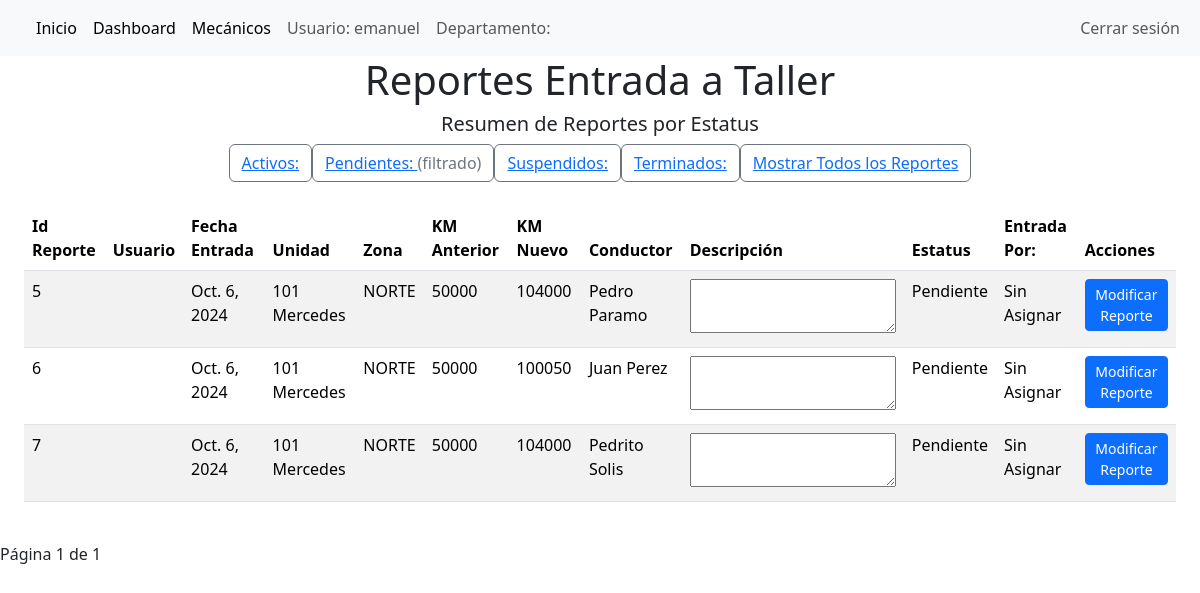
/home_taller/?estatus=Pendiente (signed in), run on an earlier commit of the app's database.
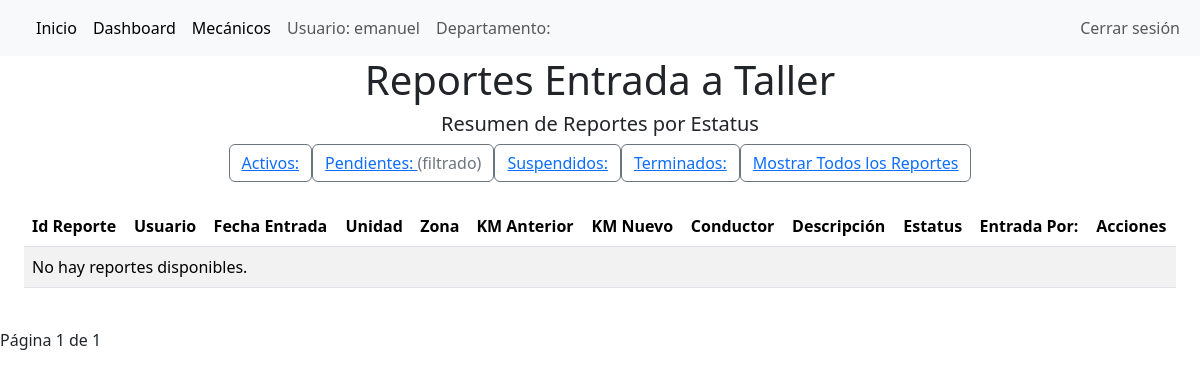
And on a later commit of the database.
### reporte_operaciones/models.py (models this page shows, shortened)
class UsuarioAutocar(AbstractUser):
    departamento = models.CharField(
        max_length=20,
        choices=Departamento.choices()
    )
    especialidad = models.CharField(
        max_length=20,
        choices=Especialidad.choices(),
        blank=True,
        null=True
    )

class ReporteReparacion(models.Model):
    id_reparacion = models.AutoField(primary_key=True)
    id_entrada = models.ForeignKey('ReporteEntrada',on_delete=models.CASCADE)
    id_reporte_mecanico = models.ManyToManyField('ReporteMecanico', blank=True)
    estacion = models.ForeignKey('Estacion',on_delete=models.PROTECT,default=None,null=True)
    tipo_entrada = models.CharField(
        max_length=20,
        choices=TipoIngreso.choices(),
        default='Sin Asignar'
    )
    estatus = models.CharField(
        max_length=20,
        choices=EstatusReporte.choices(),
        default = 'Pendiente',
    )

class ReporteEntrada(models.Model):
    id_reporte = models.AutoField(primary_key=True)
    conductor = models.ForeignKey('Conductor', on_delete=models.DO_NOTHING)
    reporte_usuario = models.ForeignKey('UsuarioAutocar',on_delete=models.DO_NOTHING)
    fecha_entrada = models.DateField(auto_now_add=True)
    fecha_terminado = models.DateField(null=True, blank=True, default=None)
    unidad = models.ForeignKey('Vehiculos', on_delete=models.DO_NOTHING)
    descripción_incidente = models.TextField(max_length=255)
    kilometraje_nuevo = models.IntegerField()

class Vehiculos(models.Model):
    id_vehiculo = models.AutoField(primary_key=True)  # Corrigiendo el error con primary_key
    numero_unidad = models.CharField(max_length=30)  # Agregar max_length
    modelo_unidad = models.CharField(max_length=30)
    año_unidad = models.CharField(max_length=30)
    zona_unidad = models.CharField(
        max_length=20,
        choices=ZonaVehiculos.choices()
    )
    kilometraje = models.IntegerField()
    def __str__(self):
        return f"{self.numero_unidad} {self.modelo_unidad}"

class Conductor(models.Model):
    id_conductor = models.AutoField(primary_key=True)
    nombre_conductor = models.CharField(max_length=20)
    apellido_conductor = models.CharField(max_length=20)
    def __str__(self):
        return f"{self.nombre_conductor} {self.apellido_conductor} "

### reporte_operaciones/views.py (the view)
# urls.py: path("home_taller/", views.reportes_reparaciones, name ="reportes_reparaciones"),
@login_required
def reportes_reparaciones(request):
    estatus_filtro = request.GET.get('estatus',None)
    if estatus_filtro:
        lista_reporte = ReporteReparacion.objects.filter(estatus = estatus_filtro)
    else:
        lista_reporte = ReporteReparacion.objects.all()
    estatus_count = ReporteReparacion.objects.values('estatus').annotate(total = Count('estatus'))
    estatus_dict = {
        'Activo': 0,
        'Pendiente': 0,
        'Suspendido': 0,
        'Terminado': 0
    }
    for item in estatus_count:
        estatus_dict['estatus'] = item['total']
    paginador = Paginator(lista_reporte,'15')
    page_number = request.GET.get('page')
    page_obj = paginador.get_page(page_number)
    context = {
        'page_obj': page_obj,
        'estatus_dic': estatus_dict,
        'estatus_filtro':estatus_filtro,
    }
    return render(request,'reporte_operaciones/home_taller.html',context)

### reporte_operaciones/context_processors.py (called while the page is built)
def user_info(request):
    if request.user.is_authenticated:
        return {
            'departamento_usuario': request.user.departamento,  # Asumiendo que tienes un campo departamento en tu modelo de usuario.
            'usuario_logueado': request.user.username
        }
    return {}

### reporte_operaciones/templates/reporte_operaciones/home_taller.html (shortened to what this page needs)
{% extends 'reporte_operaciones/base_template.html' %}
    {%block navbar %}
    <a class="nav-link active" aria-current="page" href="/home_taller/">Inicio</a>
    <a class="nav-link active" aria-current="page" href="/home_dashboard/">Dashboard</a>
    <a class="nav-link active" aria-current="page" href="/home_dashboard_dos/">Mecánicos</a>
    <a class="nav-link">Usuario: {{usuario_logueado}}</a>
    <a class="nav-link">Departamento: {{departamento_usuario}}</a>
    {%endblock%}
    {% block contenido %}
    <div class="contain text-center">
        <h1>Reportes Entrada a Taller</h1>
    </div>
    <div class="container">
        <div class="m2 d-flex justify-content-center">
            <h5>Resumen de Reportes por Estatus</h5>
        </div>
        <div class="m2 d-flex justify-content-center btn-lg">
            <button class="btn btn-outline-secondary" role="button">
                <a  href="?estatus=Activo">Activos: {{ estatus_dict.Activo }}</a>
            </button>
            <button class="btn btn-outline-secondary" role="button">
                <a href="?estatus=Pendiente">Pendientes: {{ estatus_dict.Pendiente }}</a>
                {% if estatus_filtro == 'Pendiente' %} (filtrado) {% endif %}
            </button>
            <button class="btn btn-outline-secondary" role="button">
                <a href="?estatus=Suspendido">Suspendidos: {{ estatus_dict.Suspendido }}</a>
            </button>
            <button class="btn btn-outline-secondary " role="button">
                <a  href="?estatus=Terminado" >Terminados: {{ estatus_dict.Terminado }}</a>
            </button>
            <button class="btn btn-outline-secondary " role="button">
                    {% if estatus_filtro %}
                    <a href="{% url 'reportes_reparaciones' %}">Mostrar Todos los Reportes</a>
                    {% endif %}
            </button>
        </div>
    </div>
    <div class="m-4 d-flex justify-content-center align-items-center" >
        <table class ="table table-striped">
            <thead>
                <tr style="background-color: #f2f2f2;">
                    <th>Id Reporte</th>
                    <th>Usuario</th>
                    <th>Fecha Entrada</th>
                    <th>Unidad</th>
                    <th>Zona</th>
                    <th>KM Anterior</th>
                    <th>KM Nuevo</th>
                    <th>Conductor</th>
                    <th>Descripción</th>
                    <th>Estatus</th>
                    <th>Entrada Por:</th>
                    <th>Acciones</th>
                </tr>
            </thead>
            <tbody>
                {% for reporte in page_obj %}
                <tr>
                    <td>{{ reporte.id_entrada.id_reporte }}</td>
                    <td>{{ reporte.id_entrada.reporte_usuario }}</td>
                    <td>{{ reporte.id_entrada.fecha_entrada }}</td>
                    <td>{{ reporte.id_entrada.unidad }}</td>
                    <td>{{ reporte.id_entrada.unidad.zona_unidad }}</td>
                    <td>{{ reporte.id_entrada.unidad.kilometraje }}</td>
                    <td>{{ reporte.id_entrada.kilometraje_nuevo }}</td>
                    <td>{{ reporte.id_entrada.conductor }}</td>
                    <td><textarea maxlength="30">{{ reporte.id_entrada.descripcion_incidente }}</textarea></td>
                    <td>{{ reporte.estatus }}</td>
                    <td>{{ reporte.tipo_entrada }}</td>
                    <td><button class="btn btn-primary btn-sm" onclick="location.href='{% url 'modificar_reporte' reporte.id_reparacion %}'">Modificar Reporte</button></td>
                </tr>
                {% empty %}
                <tr>
                    <td colspan="12">No hay reportes disponibles.</td>
                </tr>
                {% endfor %}
            </tbody>
        </table>
    </div>
    <div class="pagination">
        <span class="step-links">
            <span>Página {{ page_obj.number }} de {{ page_obj.paginator.num_pages }}</span>
        </span>
    </div>
    {% endblock %}

### reporte_operaciones/templates/reporte_operaciones/base_template.html (shortened to what this page needs)
<!DOCTYPE html>
<html lang="es">
{%block head%}
<head>
    {% load static %}
    <link href="https://cdn.jsdelivr.net/npm/bootstrap@5.3.3/dist/css/bootstrap.min.css" rel="stylesheet">
</head>
{%endblock%}
<body>
    <header>
        <nav class="navbar navbar-expand-lg bg-body-tertiary">
            <div class="container-fluid">
                <div class="collapse navbar-collapse" id="navbarNavAltMarkup">
                    <div class="navbar-nav">
                        {% block navbar %}
                        {% endblock %}
                    </div>
                    {% if user.is_authenticated %}
                        <div class="navbar-nav ms-auto">
                            <a class="nav-link" href="{% url 'logout' %}">Cerrar sesión</a>
                        </div>
                    {% endif %}
                </div>
            </div>
        </nav>
    </header>
    <main>
            {%block contenido%}
            {%endblock%}
    </main>
</body>
</html>

What changed in the data, as far as the page shows it:
removed ReporteReparacion: id_entrada.id_reporte "5", id_entrada.fecha_entrada "Oct. 6, 2024", id_entrada.unidad "101 Mercedes", id_entrada.unidad.zona_unidad "NORTE", id_entrada.unidad.kilometraje "50000", id_entrada.kilometraje_nuevo "104000", id_entrada.conductor "Pedro Paramo", estatus "Pendiente", tipo_entrada "Sin Asignar"
removed ReporteReparacion: id_entrada.id_reporte "6", id_entrada.fecha_entrada "Oct. 6, 2024", id_entrada.unidad "101 Mercedes", id_entrada.unidad.zona_unidad "NORTE", id_entrada.unidad.kilometraje "50000", id_entrada.kilometraje_nuevo "100050", id_entrada.conductor "Juan Perez", estatus "Pendiente", tipo_entrada "Sin Asignar"
removed ReporteReparacion: id_entrada.id_reporte "7", id_entrada.fecha_entrada "Oct. 6, 2024", id_entrada.unidad "101 Mercedes", id_entrada.unidad.zona_unidad "NORTE", id_entrada.unidad.kilometraje "50000", id_entrada.kilometraje_nuevo "104000", id_entrada.conductor "Pedrito Solis", estatus "Pendiente", tipo_entrada "Sin Asignar"
Also different on the page:
text now shown: "No hay reportes disponibles."
